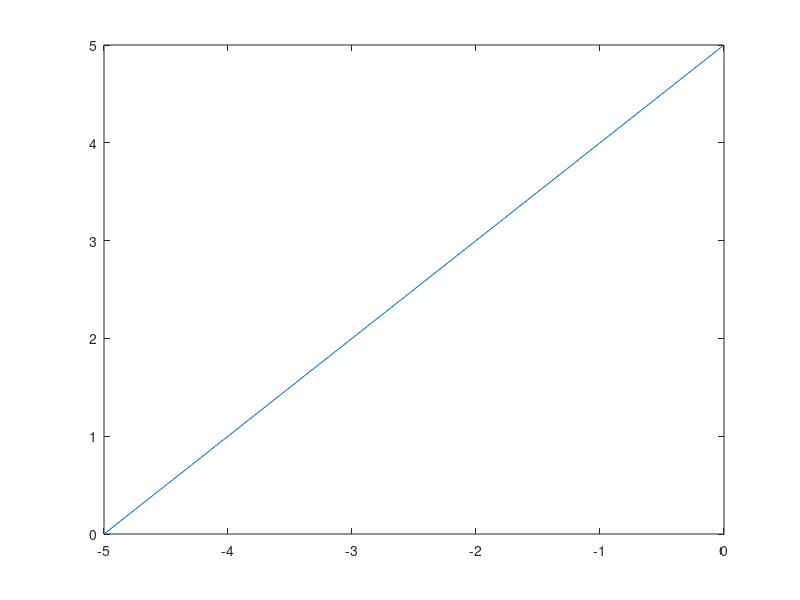

MATLAB code for this plot:
function helano()
    x1 = linspace(0, 5, 100);
    x2 = linspace(-5, 0, 100);
    
    y1 = 5 - x1;
    y2 = x1 - 5;
    y3 = -x2 - 5;
    y4 = 5 + x2;
    
    plot(x1, y1);
    %hold on;
    plot(x1, y2);
    plot(x2, y3);
    plot(x2, y4);